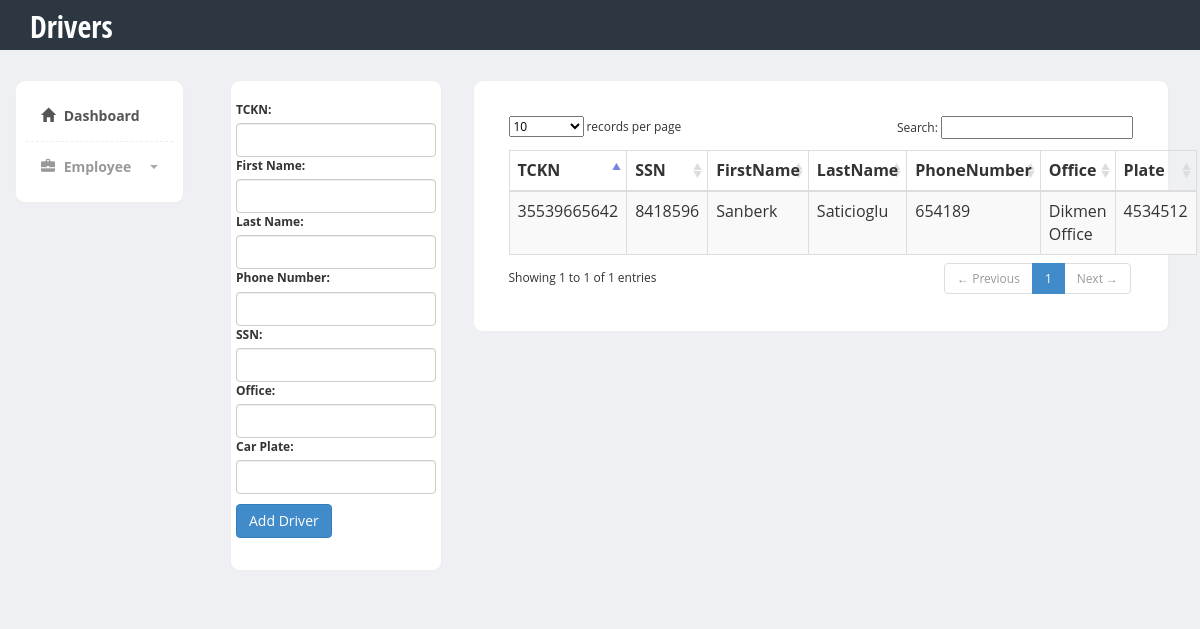
Screenshot of /VTProject/drivers.php with the database file from the repository.
### tables this page shows
CREATE TABLE `driver` (
  `TCKN` bigint(11) NOT NULL,
  `FK_Driving_Plate` varchar(255) DEFAULT NULL
);

CREATE TABLE `employee` (
  `TCKN` bigint(11) NOT NULL,
  `SSN` int(11) NOT NULL,
  `FK_Office_OfficeID` int(11) NOT NULL
);

CREATE TABLE `person` (
  `TCKN` bigint(11) NOT NULL,
  `FirstName` varchar(255) NOT NULL,
  `LastName` varchar(255) NOT NULL,
  `PhoneNumber` int(20) NOT NULL
);

CREATE TABLE `office` (
  `OfficeID` int(11) NOT NULL,
  `FK_Address_ID` int(11) NOT NULL,
  `Name` varchar(255) NOT NULL
);

### VTProject/drivers.php (the view, shortened to what this page needs)
<html><head>
        <link href="https://code.jquery.com/ui/1.10.3/themes/redmond/jquery-ui.css" rel="stylesheet" media="screen">
        <link href="bootstrap/css/bootstrap.min.css" rel="stylesheet">
        <link href="css/styles.css" rel="stylesheet">
    </head>
    <body>
        <div class="header">
            <div class="container">
                <div class="row">
                    <div class="col-md-5">
                        <div class="logo">
                            <h1><a href="drivers.php">Drivers</a></h1>
                        </div>
                    </div>
                </div>
            </div>
        </div>
        <div class="page-content">
            <div class="row">
                <div class="col-md-2">
                    <div class="sidebar content-box" style="display: block;">
                        <ul class="nav">
                            <li class="current"><a href="index.php"><i class="glyphicon glyphicon-home"></i> Dashboard</a></li>
                            <li class="submenu">
                                <a href="#">
                                    <i class="glyphicon glyphicon-briefcase"></i> Employee
                                    <span class="caret pull-right"></span>
                                </a>
                            </li>
                        </ul>
                    </div>
                </div>
                <div class="col-md-10">
                    <div class="col-md-3">
                        <div class="content-box-large">
                            <div class ="row ">
                                <form action="" method="post">
                                    <label for="tc">TCKN:</label>
                                    <input class="form-control" type="text" name="tc" id="tc">
                                    <label for="firstName">First Name:</label>
                                    <input class="form-control" type="text" name="firstname" id="firstName">
                                    <label for="lastName">Last Name:</label>
                                    <input class="form-control" type="text" name="lastname" id="lastName">
                                    <label for="phonenumber">Phone Number:</label>
                                    <input class="form-control" type="text" name="phonenumber" id="phonenumber">
                                    <label for="ssn">SSN:</label>
                                    <input class="form-control" type="text" name="ssn" id="ssn">
                                    <label for="office">Office:</label>
                                    <input class="form-control" type="text" name="office" id="office">
                                    <label for="carplate">Car Plate:</label>
                                    <input class="form-control" type="text" name="carplate" id="carplate">
                                    <div class="action">
                                        <input class="btn btn-primary signup" type = "submit" value = " Add Driver "/><br />
                                    </div>
                                </form>
                            </div>
                        </div>
                    </div>
                    <div class="col-md-9">
                        <div class="content-box-large">
                            <div class="panel-body">
                                <table class="table table-striped table-bordered" id="example" cellspacing="0" cellpadding="0" border="0">
                                    <thead>
                                        <tr>
                                            <th>TCKN</th>
                                            <th>SSN</th>
                                            <th>FirstName</th>
                                            <th>LastName</th>
                                            <th>PhoneNumber</th>
                                            <th>Office</th>
                                            <th>Plate</th>
                                        </tr>
                                    </thead>
                                    <tbody>
                                        <?php
                                        include("config.php");
                                        $query = "CALL get_drivers()";
                                        $result = mysqli_query($db, $query);
                                        while ($row = mysqli_fetch_assoc($result)) {
                                            echo '<tr>';
                                            echo "<td>" . $row["TCKN"] . "</td> <td>" . $row["SSN"] . "</td> <td>" . $row["FirstName"] . "</td> <td>" . $row["LastName"] . "</td> <td>" . $row["PhoneNumber"] . "</td> <td>" . $row["Name"] . "</td> <td>" . $row["FK_Driving_Plate"] . "</td>";
                                            echo '</tr>';
                                        }
                                        ?>
                                    </tbody>
                                </table>
                            </div>
                        </div>
                    </div>
                </div>
            </div>
        </div>
        <link href="vendors/datatables/dataTables.bootstrap.css" rel="stylesheet" media="screen">
    </body></html>

### VTProject/css/styles.css (style rules this page uses)
body { font-family: 'Open Sans', sans-serif; background-color: #f7f7f7; position: relative; margin: 0px; font-size: 12px; padding: 0px; }
.page-content > .row { margin-left: 0px !important; margin-right: 0px !important; margin-top: 30px; }
.header { height:50px; background-color: #2c3742; }
.header .logo h1 { font-size:30px; margin:0px; padding:10px 0px; }
.header .logo h1 a { color:#fff; font-family: 'Open Sans Condensed', sans-serif; }
.content-box, .content-box-large { margin-bottom:30px; background:#fff; border-radius:10px; padding:10px; border-left:1px solid #eee; border-top:1px solid #eee; border-right:2px solid #eee; border-bottom:2px solid #eee; }
.content-box-large { padding: 20px; }
.sidebar ul.nav, .sidebar ul.nav ul { list-style: none; padding: 0px; margin: 0px; }
.sidebar .nav > li { margin: 0; border-bottom:1px dashed #eee; }
.sidebar .nav > li:last-child { border-bottom:0px; }
.sidebar .nav > li > a { font-size: 14px; line-height: 20px; padding: 15px 15px; color: #999; display: block; font-weight:bold; background:none; text-decoration: none; border-top:0px; font-weight:bold; }
.sidebar .nav > li > a > i { margin-right:5px; }
.sidebar .nav li a:hover, .sidebar .nav li.current > a { background: #fff; color: #555; border-bottom:0px; }
.sidebar .nav a .caret { float: right; width: 0; height: 0; display: inline-block; vertical-align: top; border-top: 4px solid #aaa; border-right: 4px solid transparent; border-left: 4px solid transparent; content: ""; margin-top: 8px; margin-left: 2px; }
body { background-color: #eff0f3; }
.panel-body { clear:both; }

### rows the page displays
driver: TCKN "35539665642", TCKN.SSN "8418596", person.FirstName "Sanberk", person.LastName "Saticioglu", person.PhoneNumber "654189", office.Name "Dikmen Office", FK_Driving_Plate "4534512"
